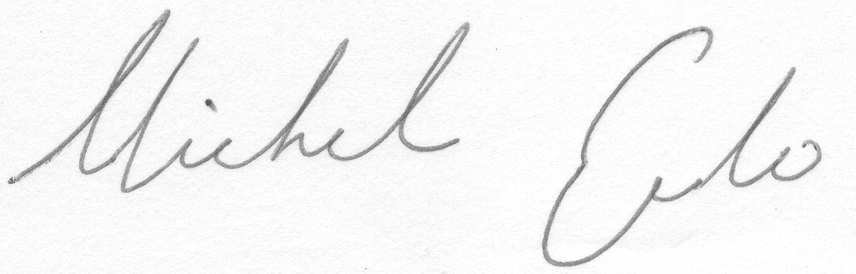
#> input picture podpis3.PNG, 856 x 274 px, shrunk from 2073 x 664 before the run, found by its file name
$ jupyter execute projekt2.ipynb
#> lines starting #> are read from the running program, lines starting #| are printed output that depends on the picture; after the words box and inside, x2 and y2 are one past the last pixel; in counts of white or black regions, pixels touching at a corner belong together; long printed decimals are rounded
[cell 1]
import cv2
import numpy as np
from matplotlib import pyplot as plt

[cell 2]
# Wczytaj obraz
img = cv2.imread('podpis3.png')
#> img is the input picture: shape (274, 856, 3); min 82, max 255, mean 245.1

# Konwertuj na skalę szarości
gray = cv2.cvtColor(img, cv2.COLOR_BGR2GRAY)

# Odwróć kolory
inverted_gray = 255 - gray
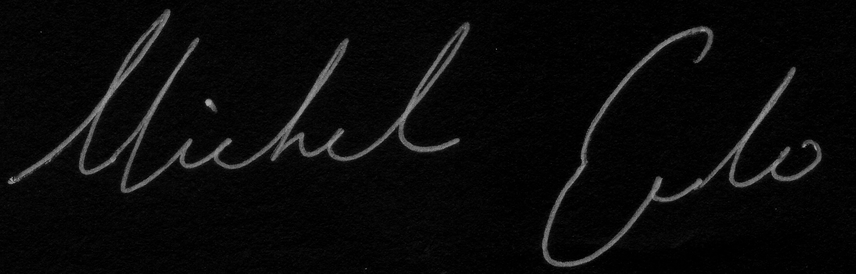
#> inverted_gray: shape (274, 856); min 0, max 173, mean 9.9

# Konwertuj na RGB
inverted_rgb = cv2.cvtColor(inverted_gray, cv2.COLOR_GRAY2RGB)

# Wyświetl obraz
plt.imshow(inverted_rgb)
plt.show()

[cell 3]
# Median blur for noise reduction
gray = cv2.medianBlur(gray,5)

# Adaptive thresholding
binary = cv2.adaptiveThreshold(gray,255,cv2.ADAPTIVE_THRESH_GAUSSIAN_C, cv2.THRESH_BINARY_INV,11,2)
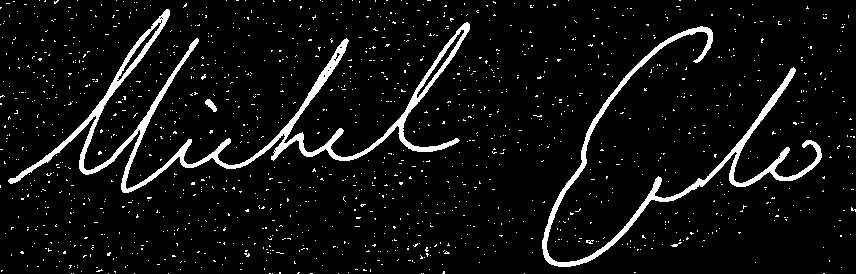
#> binary: shape (274, 856); 6.3% white; 1345 white regions (1340 under 20 px)

# Finding contours
contours, hierarchy = cv2.findContours(binary, cv2.RETR_EXTERNAL, cv2.CHAIN_APPROX_SIMPLE)
#> contours = 1345 contours, 1342 with area under 20; largest, box (x1, y1, x2, y2) and area: (8, 9, 470, 193) 6525, (542, 26, 822, 267) 3620, (205, 99, 217, 112) 63

# Create an empty array to store all the contour points
all_contours = np.concatenate(contours)
#> all_contours = contour of 4958 points, box (x1, y1, x2, y2) (0, 0, 856, 274), area 6730

# Find extremities
leftmost = tuple(all_contours[all_contours[:,:,0].argmin()][0])
#> leftmost = (0, 185)
rightmost = tuple(all_contours[all_contours[:,:,0].argmax()][0])
#> rightmost = (855, 210)
topmost = tuple(all_contours[all_contours[:,:,1].argmin()][0])
#> topmost = (695, 0)
bottommost = tuple(all_contours[all_contours[:,:,1].argmax()][0])
#> bottommost = (823, 273)

# Draw points on the image
cv2.circle(inverted_rgb, leftmost, 15, (0,0,255), 3)
cv2.circle(inverted_rgb, rightmost, 15, (0,0,255), 3)
cv2.circle(inverted_rgb, topmost, 15, (0,0,255), 3)
cv2.circle(inverted_rgb, bottommost, 15, (0,0,255), 3)
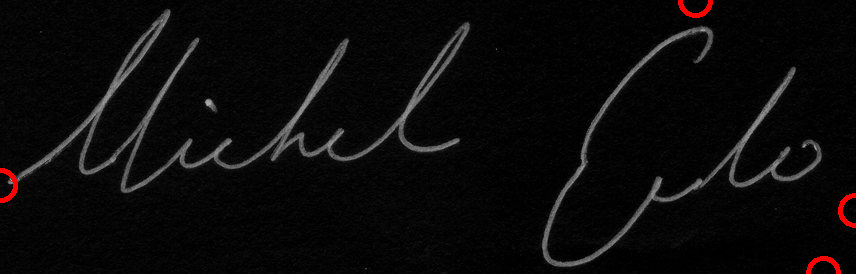
#> inverted_rgb: shape (274, 856, 3); mean B, G, R 9.8, 9.8, 10.9

plt.imshow(cv2.cvtColor(inverted_rgb, cv2.COLOR_BGR2RGB))
plt.show()

[cell 4]
# Calculate white and black pixel proportion
total_pixels = binary.size
#> total_pixels = 234544
black_pixels = np.count_nonzero(binary)
#> black_pixels = 14676
white_pixels = total_pixels - black_pixels
#> white_pixels = 219868

proportion = black_pixels / white_pixels
#> proportion = 0.0667

print('Black/White pixel proportion: ', proportion)
#| Black/White pixel proportion:  0.06675

plt.imshow(cv2.cvtColor(gray, cv2.COLOR_BGR2RGB))
plt.show()

[cell 5]
# Calculate distances
vertical_distance = np.sqrt((bottommost[0] - topmost[0])**2 + (bottommost[1] - topmost[1])**2)
#> vertical_distance = 301.5
horizontal_distance = np.sqrt((rightmost[0] - leftmost[0])**2 + (rightmost[1] - leftmost[1])**2)
#> horizontal_distance = 855.4

print('Vertical distance: ', vertical_distance)
#| Vertical distance:  301.518
print('Horizontal distance: ', horizontal_distance)
#| Horizontal distance:  855.365

[cell 6]
from skimage.morphology import skeletonize

[cell 7]
def read_image(image_path):

#> called with image_path = 'podpis4.png'
    image = cv2.imread(image_path)
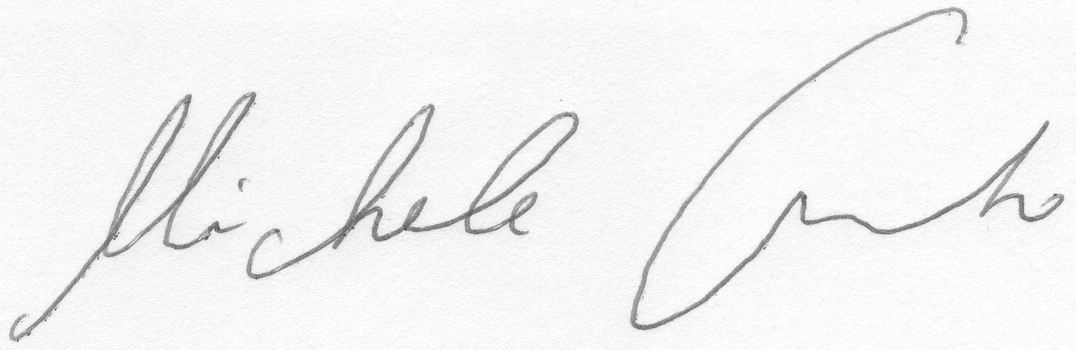
#> input picture podpis4.PNG, 1076 x 350 px, shrunk from 2607 x 847 before the run, found by its file name
#> image is the input picture: shape (350, 1076, 3); min 62, max 255, mean 243.5

    image = cv2.cvtColor(image, cv2.COLOR_BGR2GRAY)
#> image: shape (350, 1076)

    _, thresh = cv2.threshold(image, 200, 255, cv2.THRESH_BINARY_INV)
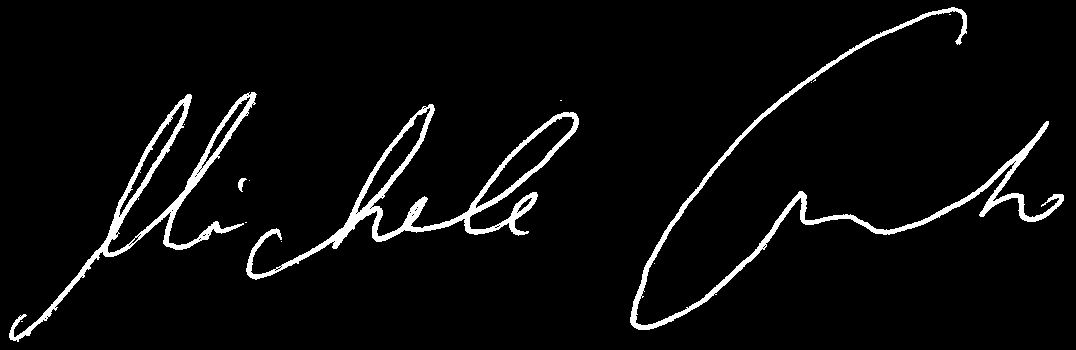
#> thresh: shape (350, 1076); 4.4% white; 13 white regions (9 under 20 px), largest, box (x1, y1, x2, y2) and area: (630, 7, 1064, 330) 6016, (246, 104, 579, 280) 5779, (9, 92, 257, 342) 4756, (238, 178, 247, 192) 62

    return thresh
def get_skeleton_iamge(threshold_image):
    skeleton = skeletonize(threshold_image / 255)
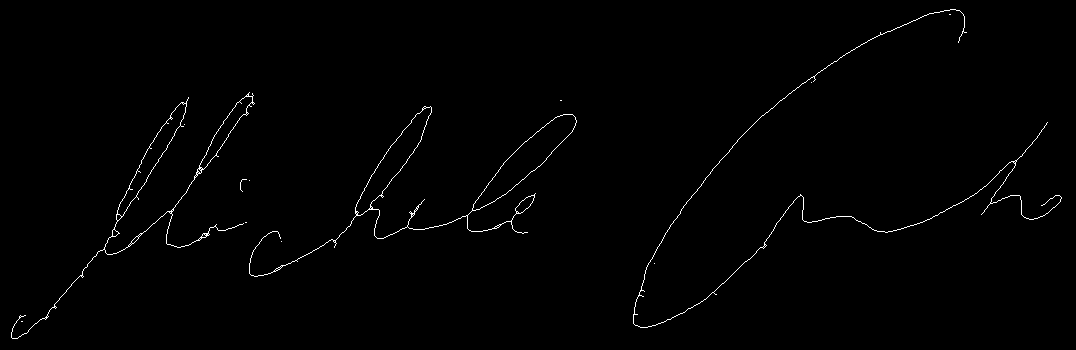
#> skeleton: shape (350, 1076) bool; 0.82% white in thin lines or dots
    skeleton = skeleton.astype(np.uint8)
    skeleton *= 255
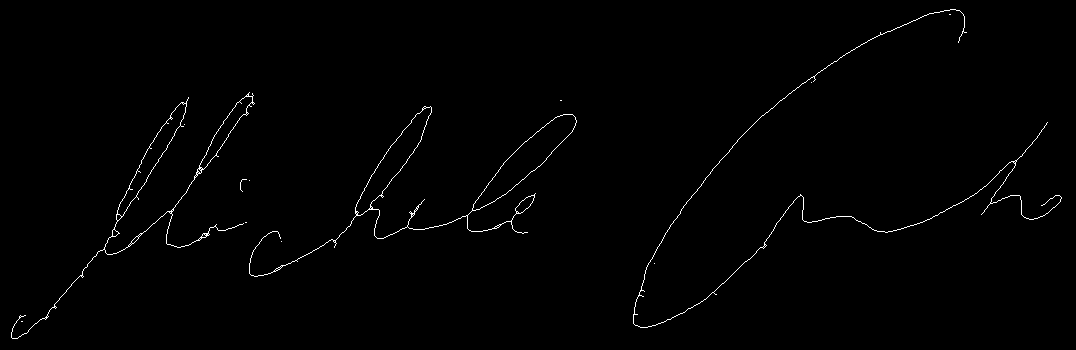
#> skeleton: shape (350, 1076); 0.82% white in thin lines or dots
    return skeleton


imagee = read_image('podpis4.png')
skeleton_image = get_skeleton_iamge(imagee)
plt.imshow(skeleton_image, cmap='gray')
plt.show()

[cell 8]
from skimage.morphology import square
from skimage import morphology

[cell 9]
def detect_skeleton_corners(image_path):
    # Read the image
#> called with image_path = 'Q001.png'
    image = skeleton_image

    # Apply Harris Corner Detection
    image = np.float32(image)
#> image: shape (350, 1076) float32; 0.82% white in thin lines or dots
    dst = cv2.cornerHarris(image, blockSize=2, ksize=3, k=0.04)

    # Threshold the corner response
    threshold = 0.5 * dst.max()
#> threshold = 337847136
    corners = np.where(dst > threshold)
#> corners = 13 positions, rows 95 to 316, columns 114 to 636

    # Draw circles around the corners
    image_with_corners = cv2.cvtColor(image, cv2.COLOR_GRAY2BGR)
#> image_with_corners: shape (350, 1076, 3) float32; 0.82% white in thin lines or dots
    for pt in zip(corners[1], corners[0]):
        cv2.circle(image_with_corners, pt, radius=3, color=(0, 0, 255), thickness=2)
#> this loop made 13 passes
#> pt on passes 1 to 12: (250, 95), (251, 98), (185, 105), (533, 197), (474, 209), (413, 212), (413, 213), (359, 214), (118, 216), (510, 223), (114, 235), (636, 313)
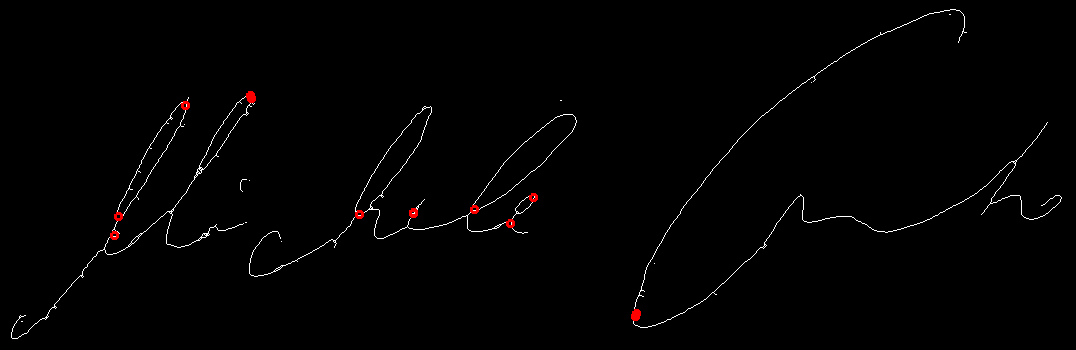
#> image_with_corners: shape (350, 1076, 3) float32; mean B, G, R 2, 2, 2.4

    return image_with_corners

# Example usage
image_path = 'Q001.png'
image_with_corners = detect_skeleton_corners(image_path)

# Display the image with corners
plt.imshow(image_with_corners)
plt.show()
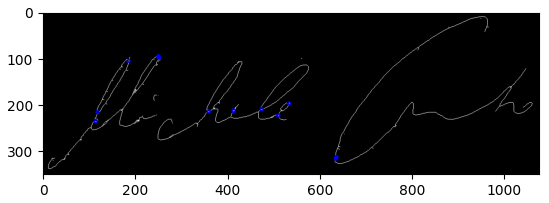
#> figure drawn by matplotlib, 1 panel; B, G, R data is drawn as R, G, B
